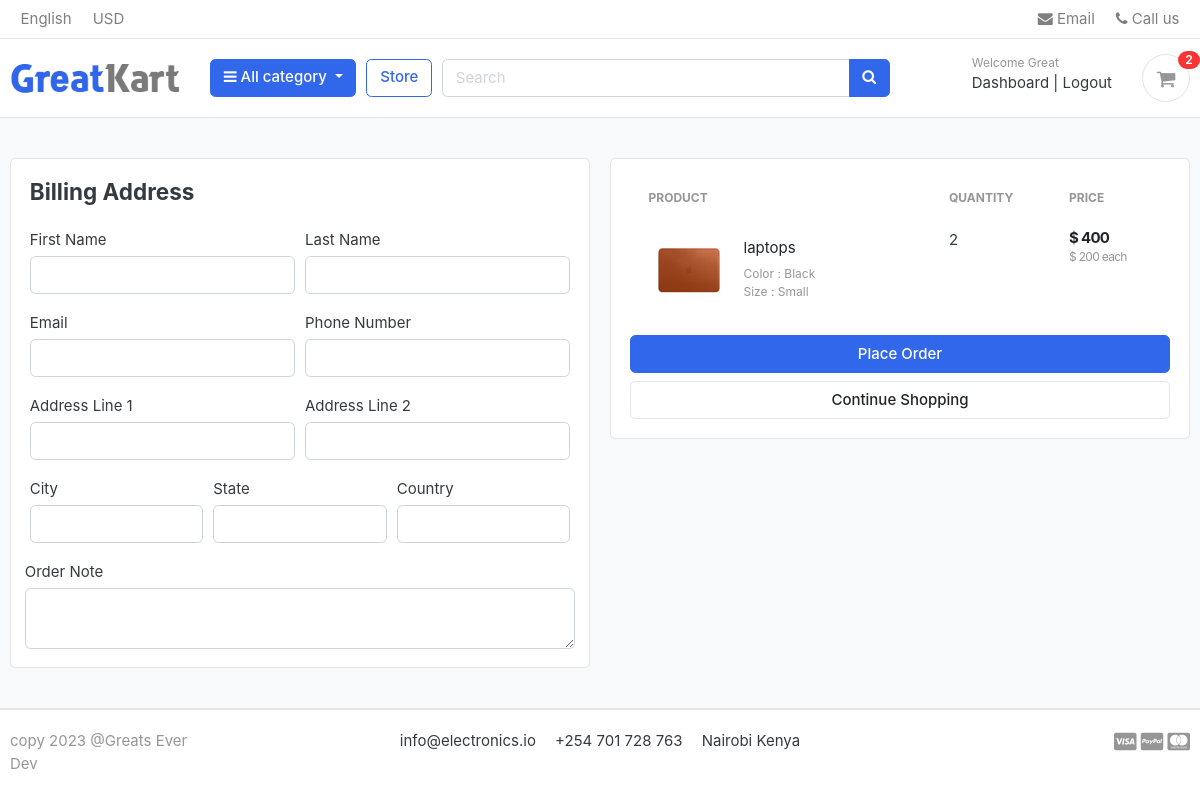
The page /cart/checkout/ (signed in) on the database as committed earlier.
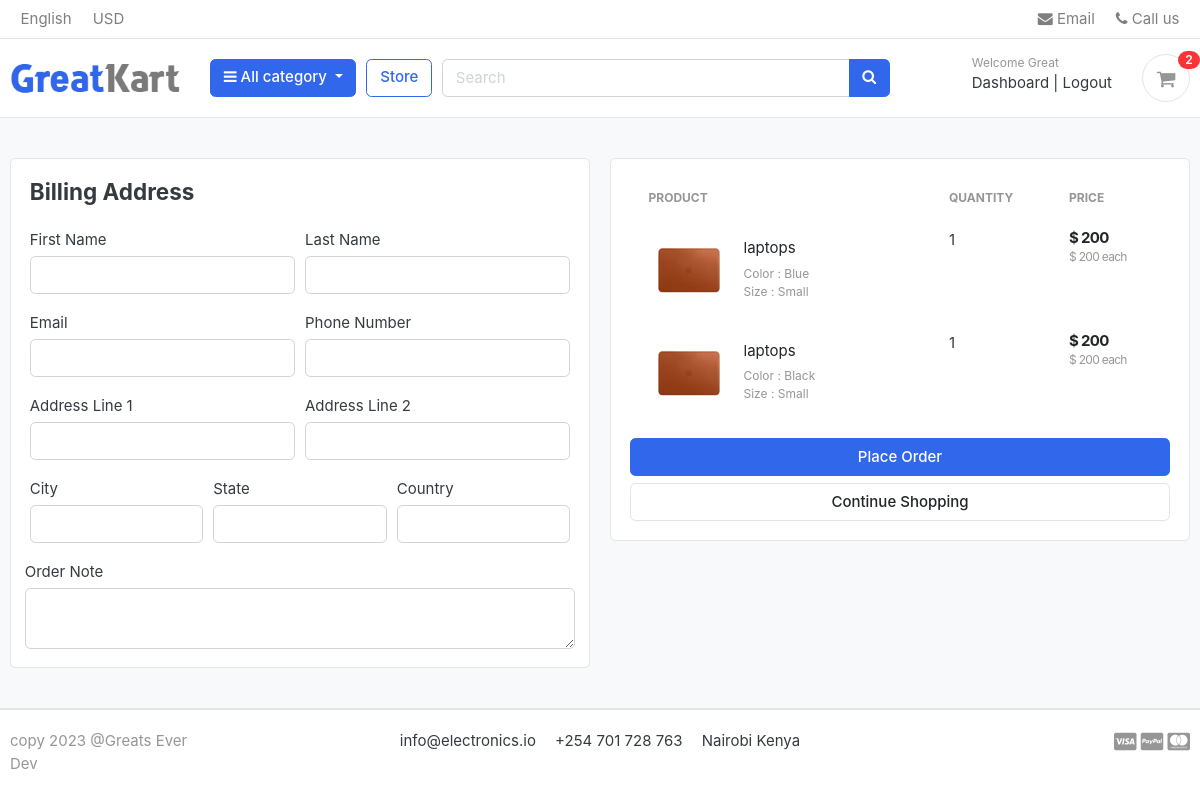
The same page on the database as committed later.
### carts/models.py (models this page shows, shortened)
class CartItem(models.Model):
    user = models.ForeignKey(Account, on_delete=models.CASCADE, null=True)
    product = models.ForeignKey(Product, on_delete=models.CASCADE)
    variations = models.ManyToManyField(Variation, blank=True)
    cart    = models.ForeignKey(Cart, on_delete=models.CASCADE, null=True)
    quantity = models.IntegerField()
    is_active = models.BooleanField(default=True)
    def sub_total(self):
        return self.product.price * self.quantity

### store/models.py (models this page shows, shortened)
class Product(models.Model):
    product_name    = models.CharField(max_length=200, unique=True)
    slug            = models.SlugField(max_length=200, unique=True)
    description     = models.TextField(max_length=500, blank=True)
    price           = models.IntegerField()
    images          = models.ImageField(upload_to='photos/products')
    stock           = models.IntegerField()
    is_available    = models.BooleanField(default=True)
    category        = models.ForeignKey(Category, on_delete=models.CASCADE)
    created_date    = models.DateTimeField(auto_now_add=True)
    modified_date   = models.DateTimeField(auto_now=True)
    def get_url(self):
        return reverse('product_detail', args=[self.category.slug, self.slug])

class Variation(models.Model):
    product = models.ForeignKey(Product, on_delete=models.CASCADE)
    variation_category = models.CharField(max_length=100, choices=variation_category_choice)
    variation_value     = models.CharField(max_length=100)
    is_active           = models.BooleanField(default=True)
    created_date        = models.DateTimeField(auto_now=True)
    objects = VariationManager()

### carts/views.py (the view)
# urls.py: path('checkout/', views.checkout, name='checkout'),
@login_required(login_url='login')
def checkout(request, total=0, quantity=0, cart_items=None):
    try:
        tax = 0
        grand_total = 0
        if request.user.is_authenticated:
            cart_items = CartItem.objects.filter(user=request.user, is_active=True)
        else:
            cart = Cart.objects.get(cart_id=_cart_id(request))
            cart_items = CartItem.objects.filter(cart=cart, is_active=True)
        for cart_item in cart_items:
            total += (cart_item.product.price * cart_item.quantity)
            quantity += cart_item.quantity
        tax = (2 * total)/100
        grand_total = total + tax
    except ObjectDoesNotExist:
        pass #just ignore
    context = {
        'total': total,
        'quantity': quantity,
        'cart_items': cart_items,
        'tax'       : tax,
        'grand_total': grand_total,
    }
    return render(request, 'store/checkout.html', context)

### carts/context_processors.py (called while the page is built)
def counter(request):
    cart_count = 0
    if 'admin' in request.path:
        return {}
    else:
        try:
            cart = Cart.objects.filter(cart_id=_cart_id(request))
            if request.user.is_authenticated:
                cart_items = CartItem.objects.all().filter(user=request.user)
            else:
                cart_items = CartItem.objects.all().filter(cart=cart[:1])
            for cart_item in cart_items:
                cart_count += cart_item.quantity
        except Cart.DoesNotExist:
            cart_count = 0
    return dict(cart_count=cart_count)

### carts/views.py (called while the page is built)
def _cart_id(request):
    cart = request.session.session_key
    if not cart:
        cart = request.session.create()
    return cart

### category/context_processors.py (called while the page is built)
def menu_links(request):
    links = Category.objects.all()
    return dict(links=links)

### category/models.py (called while the page is built)
    def get_url(self):
            return reverse('products_by_category', args=[self.slug])

### templates/store/checkout.html (shortened to what this page needs)
{% extends 'base.html' %}
{% load static %}
{% block content %}
<section class="section-content padding-y bg">
<div class="container">
<div class="row">
	<aside class="col-lg-6">
<div class="card">
  <div class="card-body">
    <h4 class="card-title mb-4">Billing Address</h4>
    <form action="{% url 'place_order' %}" method="POST">
      <div class="form-row">
        <div class="col form-group">
          <label for="">First Name</label>
          <input type="text" name="first_name" class="form-control" required>
        </div>
        <div class="col form-group">
          <label for="">Last Name</label>
          <input type="text" name="last_name" class="form-control" required>
        </div>
      </div>
      <div class="form-row">
        <div class="col form-group">
          <label for="">Email</label>
          <input type="email" name="email" class="form-control" required>
        </div>
        <div class="col form-group">
          <label for="">Phone Number</label>
          <input type="text" name="phone" class="form-control" required>
        </div>
      </div>
      <div class="form-row">
        <div class="col form-group">
          <label for="">Address Line 1</label>
          <input type="text" name="address_line_1" class="form-control" required>
        </div>
        <div class="col form-group">
          <label for="">Address Line 2</label>
          <input type="text" name="address_line_2" class="form-control">
        </div>
      </div>
      <div class="form-row">
        <div class="col form-group">
          <label for="">City</label>
          <input type="text" name="city" class="form-control" required>
        </div>
        <div class="col form-group">
          <label for="">State</label>
          <input type="text" name="state" class="form-control" required>
        </div>
        <div class="col form-group">
          <label for="">Country</label>
          <input type="text" name="country" class="form-control" required>
        </div>
        </div>
        <div class="form-row">
          <label for="">Order Note</label>
          <textarea name="order_note" rows="2" class="form-control"></textarea>
        </div>
  </div>
</div>
	</aside>
	<aside class="col-lg-6">
		<div class="card">
		<div class="card-body">
      <table class="table table-borderless table-shopping-cart">
      <thead class="text-muted">
      <tr class="small text-uppercase">
        <th scope="col">Product</th>
        <th scope="col" width="120">Quantity</th>
        <th scope="col" width="120">Price</th>
      </tr>
      </thead>
      <tbody>
      {% for cart_item in cart_items %}
      <tr>
      	<td>
      		<figure class="itemside align-items-center">
      			<div class="aside"><img src="{{ cart_item.product.images.url }}" class="img-sm"></div>
      			<figcaption class="info">
      				<a href="{{ cart_item.product.get_url }}" class="title text-dark">{{ cart_item.product.product_name }}</a>
      				<p class="text-muted small">
      					{% if cart_item.variations.all %}
      						{% for item in cart_item.variations.all %}
      							{{ item.variation_category | capfirst }} : {{ item.variation_value | capfirst }} <br>
      						{% endfor %}
      					{% endif %}
      				</p>
      			</figcaption>
      		</figure>
      	</td>
      	<td>
      				<label for="">{{cart_item.quantity}}</label>
      	</td>
      	<td>
      		<div class="price-wrap">
      			<var class="price">$ {{ cart_item.sub_total }}</var>
      			<small class="text-muted"> $ {{ cart_item.product.price }} each </small>
      		</div>
      	</td>
      </tr>
      {% endfor %}
      </tbody>
      </table>
      <button type="submit" name="submit" class="btn btn-primary btn-block">Place Order</button>
			<a href="{% url 'store' %}" class="btn btn-light btn-block">Continue Shopping</a>
		</div>
		</div>
</aside>
</div>
</div>
</section>
{% endblock %}

Rows that differ between the two databases and show on the page:
removed CartItem: product.images (picture), product.product_name "laptops", quantity "2", sub_total "400", product.price "200", Variation (variation_category "Color", variation_value "Black"), Variation (variation_category "Size", variation_value "Small")
added CartItem: product.images (picture), product.product_name "laptops", quantity "1", sub_total "200", product.price "200", Variation (variation_category "Size", variation_value "Small")
now on this page (row unchanged): Variation: variation_category "Color", variation_value "Blue", shown under "laptops"
added CartItem: product.images (picture), product.product_name "laptops", quantity "1", sub_total "200", product.price "200", Variation (variation_category "Color", variation_value "Black"), Variation (variation_category "Size", variation_value "Small")
